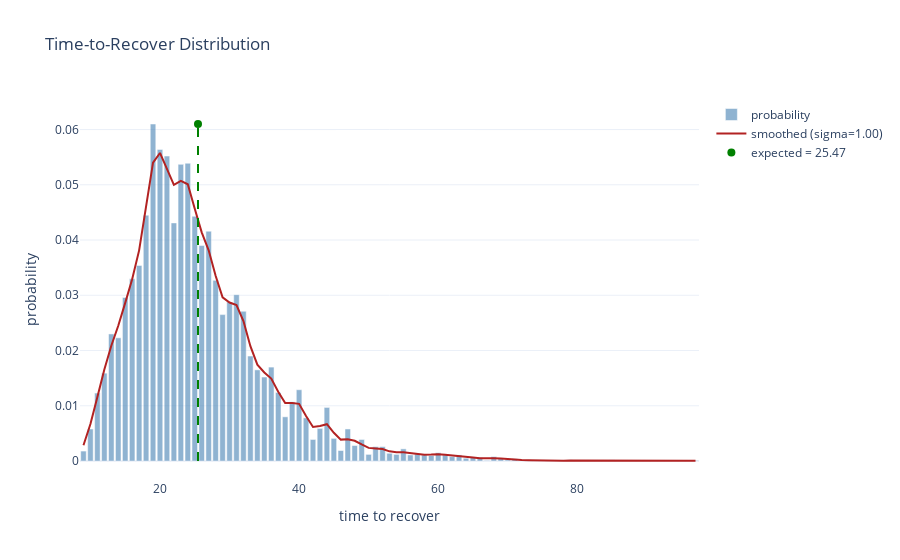
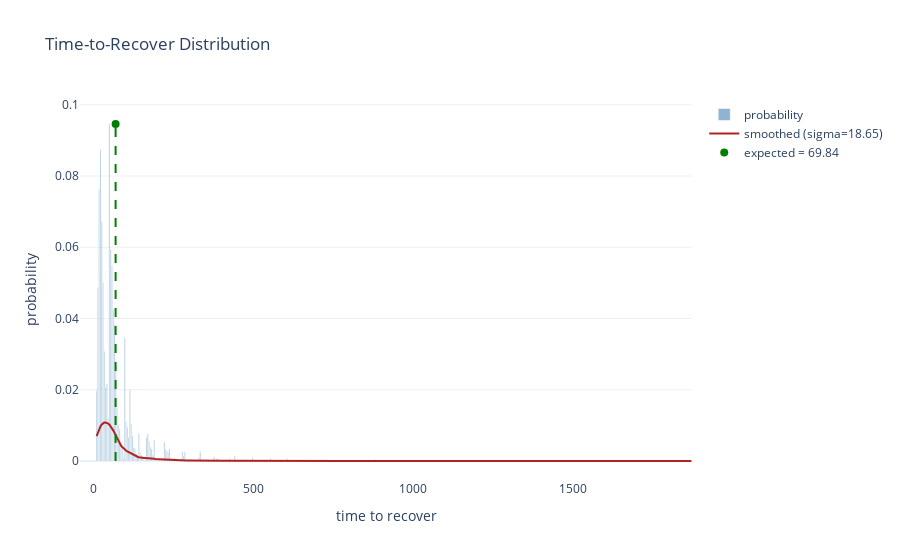

The cell these charts' notebook holds for them, in order:
### Code cell
# Just restart the notebook and it will run all benchmarks again.
# Cached benchmarks are stored in memory and reused if the source file did not change.


def compute_sha1(path):
    """Return SHA1 hash of the file's contents."""
    with open(path, "rb") as f:
        return hashlib.sha1(f.read()).hexdigest()


def load_module(name):
    """Import or reload impls.<name>."""
    full_name = "impls." + name

    if full_name in globals():
        module = importlib.reload(globals()[full_name])
    else:
        module = importlib.import_module(full_name)
        globals()[full_name] = module

    return module


def report(stats):
    render_distribution(stats)
    print(f"Expected time to recover: {stats['expected_time']} packets")
    print(f"Packet efficency: {stats['packet_efficiency']} payload bits/packet")
    print(f"Bit Efficency: {stats['bit_efficency']} payload bits/bit")


# Iterate over implementation files
for file in IMPLS_DIR.glob("*.py"):
    name = file.stem

    # Skip interface and private modules
    if name == "_interface" or name.startswith("_"):
        continue

    print("Found implementation:", name)

    file_hash = compute_sha1(file)

    # If cached: check whether file changed
    if name in benchmark_cache:
        cached = benchmark_cache[name]
        cached_hash = cached["hash"]
        cached_stats = cached["stats"]

        if cached_hash == file_hash:
            print("  No changes. Using cached benchmark.")
            report(cached_stats)
            continue
        else:
            print("  File changed. Reloading and benchmarking again.")
    else:
        print("  First time seen. Benchmarking.")

    # Load/reload implementation
    module = load_module(name)

    # Require expected constructors
    if not hasattr(module, "producer_constructor") or not hasattr(
        module, "recoverer_constructor"
    ):
        print("  Missing constructors. Skipping.\n")
        continue

    N = 5
    D = 2**20
    producer_constructor = module.producer_constructor
    recoverer_constructor = module.recoverer_constructor
    D = getattr(module, "override_D", lambda _: D)(N)

    # Run benchmark
    stats = visual_benchmark(
        producer_constructor,
        recoverer_constructor,
        N=N,
        D=D,
        passes=10000,
    )

    # Store into cache
    benchmark_cache[name] = {
        "hash": file_hash,
        "stats": stats,
    }

    # Render the new result
    report(stats)

### Figure 1 — Plotly figure (JSON) as saved in the notebook; plotly's stock layout.template omitted (floating-point values rounded to 4 significant figures)
{"data": [{"marker": {"color": "steelblue"}, "name": "probability", "opacity": 0.6, "type": "bar", "x": [9, 10, 11, 12, 13, 14, 15, 16, 17, 18, 19, 20, 21, 22, 23, 24, 25, 26, 27, 28, 29, 30, 31, 32, 33, 34, 35, 36, 37, 38, 39, 40, 41, 42, 43, 44, 45, 46, 47, 48, 49, 50, 51, 52, 53, 54, 55, 56, 57, 58, 59, 60, 61, 62, 63, 64, 65, 66, 67, 68, 69, 70, 71, 72, 73, 74, 75, 76, 77, 78, 79, 80, 81, 82, 83, 84, 85, 86, 87, 88, 89, 90, 91, 92, 93, 94, 95, 96, 97], "y": [0.0018, 0.0058, 0.0123, 0.0159, 0.023, 0.0223, 0.0296, 0.033, 0.0354, 0.0445, 0.061, 0.0564, 0.0552, 0.0431, 0.0537, 0.0539, 0.0443, 0.039, 0.0416, 0.0327, 0.0265, 0.0288, 0.0301, 0.0271, 0.019, 0.0165, 0.0152, 0.017, 0.0124, 0.008, 0.0107, 0.0129, 0.0078, 0.0039, 0.0059, 0.0097, 0.0041, 0.0019, 0.0058, 0.0028, 0.0039, 0.0012, 0.0026, 0.0026, 0.0014, 0.0012, 0.0022, 0.0011, 0.0013, 0.0011, 0.001, 0.0015, 0.0011, 0.0008, 0.0011, 0.0005, 0.0007, 0.0006, 0.0001, 0.0008, 0.0005, 0.0002, 0.0004, 0.0, 0.0002, 0.0001, 0.0, 0.0001, 0.0, 0.0, 0.0002, 0.0001, 0.0, 0.0001, 0.0, 0.0, 0.0002, 0.0, 0.0001, 0.0001, 0.0001, 0.0001, 0.0, 0.0, 0.0, 0.0, 0.0, 0.0, 0.0001]}, {"line": {"color": "firebrick", "width": 2}, "mode": "lines", "name": "smoothed (sigma=1.00)", "type": "scatter", "x": [9, 10, 11, 12, 13, 14, 15, 16, 17, 18, 19, 20, 21, 22, 23, 24, 25, 26, 27, 28, 29, 30, 31, 32, 33, 34, 35, 36, 37, 38, 39, 40, 41, 42, 43, 44, 45, 46, 47, 48, 49, 50, 51, 52, 53, 54, 55, 56, 57, 58, 59, 60, 61, 62, 63, 64, 65, 66, 67, 68, 69, 70, 71, 72, 73, 74, 75, 76, 77, 78, 79, 80, 81, 82, 83, 84, 85, 86, 87, 88, 89, 90, 91, 92, 93, 94, 95, 96, 97], "y": [0.002857, 0.006688, 0.0116, 0.01655, 0.02086, 0.02448, 0.02862, 0.03288, 0.03813, 0.04629, 0.05399, 0.05576, 0.05274, 0.04998, 0.0507, 0.05009, 0.04565, 0.04139, 0.03814, 0.03352, 0.02963, 0.02869, 0.02822, 0.02533, 0.02078, 0.01743, 0.01603, 0.01492, 0.01253, 0.0105, 0.01051, 0.01035, 0.008154, 0.006158, 0.006354, 0.006665, 0.005105, 0.003873, 0.003932, 0.003662, 0.002998, 0.002376, 0.002261, 0.002162, 0.001748, 0.001567, 0.001597, 0.001421, 0.001236, 0.001151, 0.001166, 0.00122, 0.001116, 0.0009673, 0.0008601, 0.0007161, 0.0006175, 0.0005104, 0.0004467, 0.0005125, 0.0004712, 0.0003422, 0.0002498, 0.0001636, 0.0001269, 9.549e-05, 5.921e-05, 4.708e-05, 3.589e-05, 5.921e-05, 0.0001049, 9.371e-05, 5.921e-05, 4.708e-05, 3.545e-05, 5.425e-05, 8.61e-05, 7.845e-05, 8.075e-05, 9.46e-05, 9.371e-05, 6.995e-05, 3.005e-05, 5.844e-06, 4.433e-07, 4.433e-07, 5.401e-06, 2.42e-05, 3.991e-05]}, {"marker": {"color": "green", "size": 8}, "mode": "markers", "name": "expected = 25.47", "showlegend": true, "type": "scatter", "x": [25.47], "y": [0.061]}], "layout": {"shapes": [{"line": {"color": "green", "dash": "dash", "width": 2}, "type": "line", "x0": 25.47, "x1": 25.47, "y0": 0, "y1": 0.061}], "title": {"text": "Time-to-Recover Distribution"}, "xaxis": {"title": {"text": "time to recover"}}, "yaxis": {"title": {"text": "probability"}}}}

### Figure 2 — Plotly figure (JSON) as saved in the notebook; plotly's stock layout.template omitted (floating-point values rounded to 4 significant figures; data arrays with more than 128 entries replaced by an {"elided": "..."} marker saying what was removed)
{"data": [{"marker": {"color": "steelblue"}, "name": "probability", "opacity": 0.6, "type": "bar", "x": {"elided": "466 float values"}, "y": {"elided": "466 float values"}}, {"line": {"color": "firebrick", "width": 2}, "mode": "lines", "name": "smoothed (sigma=18.65)", "type": "scatter", "x": {"elided": "466 float values"}, "y": {"elided": "466 float values"}}, {"marker": {"color": "green", "size": 8}, "mode": "markers", "name": "expected = 69.84", "showlegend": true, "type": "scatter", "x": [69.84], "y": [0.0946]}], "layout": {"shapes": [{"line": {"color": "green", "dash": "dash", "width": 2}, "type": "line", "x0": 69.84, "x1": 69.84, "y0": 0, "y1": 0.0946}], "title": {"text": "Time-to-Recover Distribution"}, "xaxis": {"title": {"text": "time to recover"}}, "yaxis": {"title": {"text": "probability"}}}}
